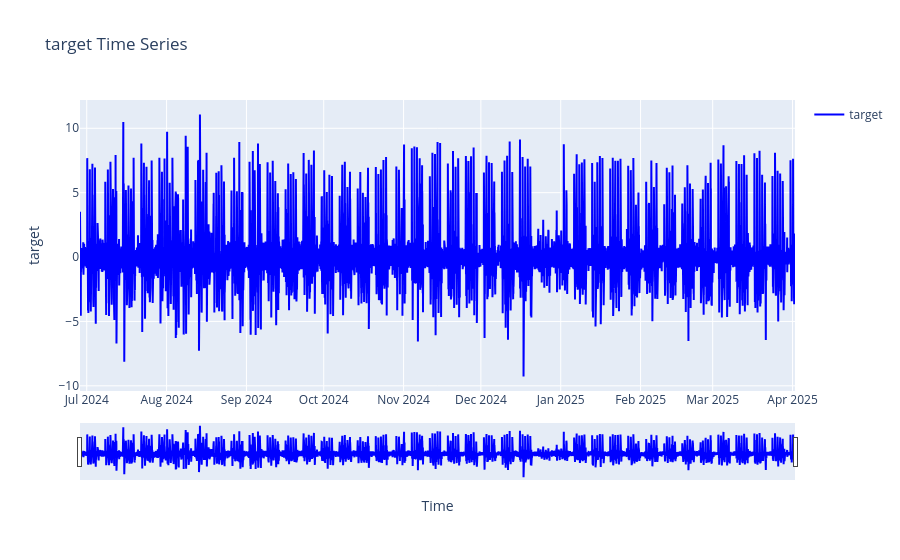
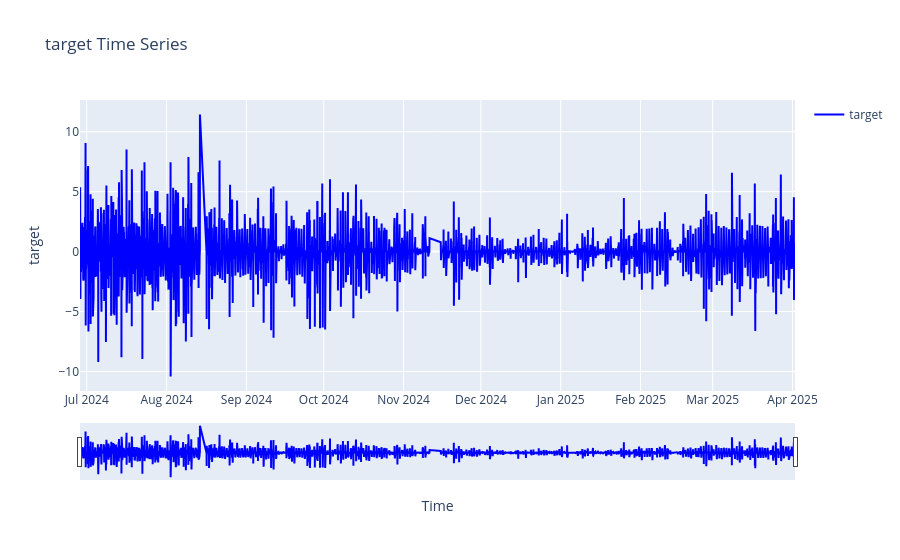
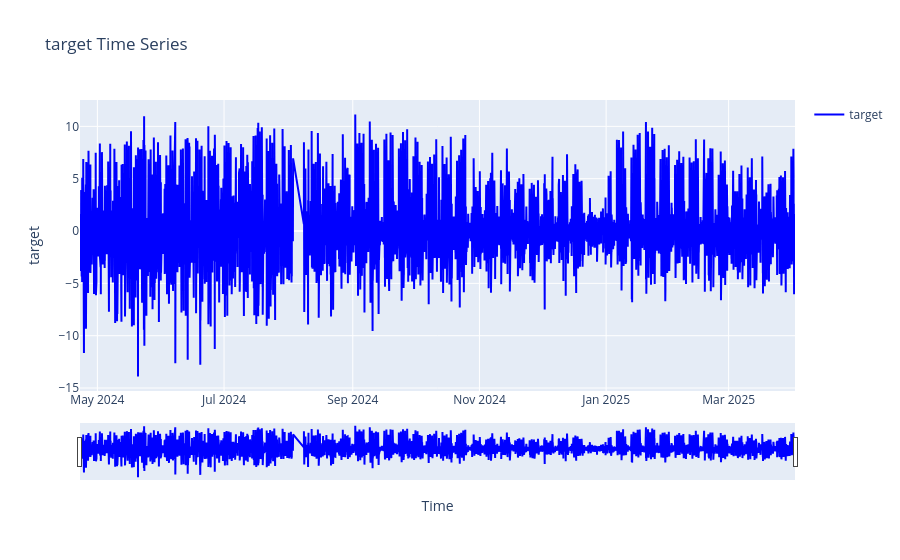
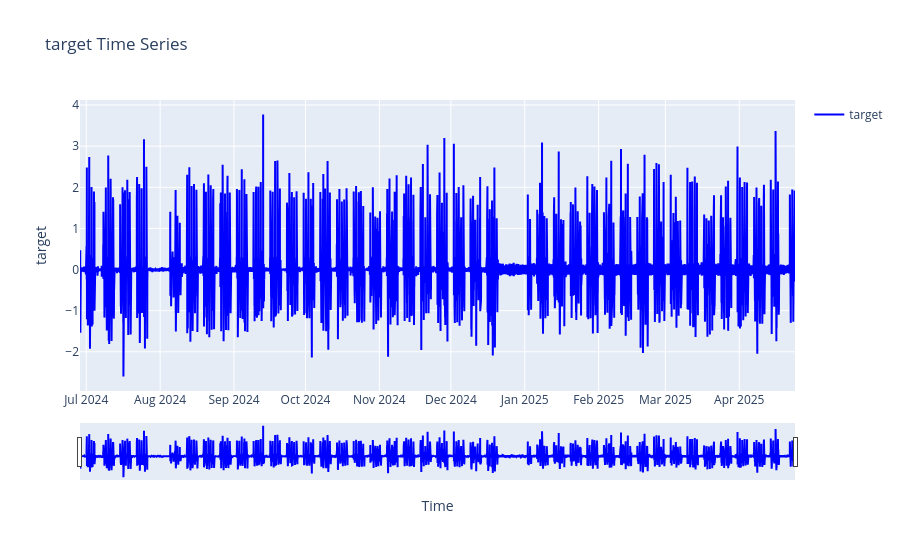

The notebook cell saved with these charts, in order:
### Code cell
import pandas as pd
import matplotlib.pyplot as plt
import plotly.graph_objects as go
import numpy as np
from statsmodels.tsa.seasonal import seasonal_decompose
from statsmodels.graphics.tsaplots import plot_acf, plot_pacf




# Define a function to plot time series with differencing, FFT, ACF, PACF
def plot_time_series_with_differencing_and_fft(df, variable='target', differencing=False, aggregation_period=None):
    """
    Plot the time series of a given variable and perform seasonal decomposition, ACF, PACF, and FFT analysis.
    Also print descriptive statistics and the range of the time variable.
    
    Parameters:
    - df: DataFrame with the time series data
    - variable: Column to plot (e.g., 'target')
    - differencing: If True, apply first differencing to the series
    - aggregation_period: Number of data points per aggregation group (optional)
    """
    # Ensure 'time' is in datetime format
    df['time'] = pd.to_datetime(df['time'], errors='coerce')

    # Handling NaNs by replacing them with the mean of the variable
    mean_value = df[variable].mean()
    df_cleaned = df.copy()
    
    # Identify missing values
    missing_values = df_cleaned[variable].isna()
    
    # Replace NaNs with mean values
    df_cleaned[variable] = df_cleaned[variable].fillna(mean_value)
    
    if differencing:
        # Apply differencing and drop NaN values that result from differencing
        df_cleaned[variable] = df_cleaned[variable].diff().dropna()

    # Drop any remaining NaNs after differencing (if they exist)
    df_cleaned = df_cleaned.dropna(subset=[variable])

    # Aggregation step (if aggregation_period is provided)
    if aggregation_period is not None:
        # Ensure the aggregation is based on the index (or by time if needed)
        df_cleaned = df_cleaned.iloc[:len(df_cleaned) // aggregation_period * aggregation_period]  # Ensure clean grouping
        df_cleaned = df_cleaned.groupby(np.arange(len(df_cleaned)) // aggregation_period).agg({variable: 'mean', 'time': 'first'})

    # Descriptive statistics for the target variable
    print(f"Descriptive statistics for {variable}:")
    print(df_cleaned[variable].describe())
    print(f"Shape of the dataset: {df_cleaned.shape}")
    
    # Minimum and maximum of the time variable
    print(f"Time Range: {df_cleaned['time'].min()} to {df_cleaned['time'].max()}")
    
    # Make sure no NaNs are left before decomposition
    if df_cleaned[variable].isna().sum() > 0:
        print(f"missing values: {df_cleaned[variable].isna().sum()}")
        raise ValueError("There are still missing values in the data after processing!")

    # Plotting time series with Plotly for interactivity
    trace_clean = go.Scatter(x=df_cleaned['time'], y=df_cleaned[variable], mode='lines', name=f'{variable}', line=dict(color='blue'))
    
    # Highlight missing values in red (original data with NaNs)
    trace_missing = go.Scatter(x=df[missing_values]['time'], 
                               y=[mean_value] * missing_values.sum(), 
                               mode='markers', 
                               name='Missing Values', 
                               marker=dict(color='red', size=10, symbol='x'))

    layout = go.Layout(
        title=f'{variable} Time Series',
        xaxis={'title': 'Time'},
        yaxis={'title': variable},
        showlegend=True
    )

    fig = go.Figure(data=[trace_clean, trace_missing], layout=layout)
    fig.update_layout(xaxis_rangeslider_visible=True)  # Adding zoom functionality
    fig.show()

    # Seasonal Decomposition using statsmodels
    decomposition = seasonal_decompose(df_cleaned[variable], model='additive', period=24)
    fig, ax = plt.subplots(4, 1, figsize=(10, 8))
    decomposition.observed.plot(ax=ax[0], title="Observed", color='blue')
    decomposition.trend.plot(ax=ax[1], title="Trend", color='orange')
    decomposition.seasonal.plot(ax=ax[2], title="Seasonal", color='green')
    decomposition.resid.plot(ax=ax[3], title="Residual", color='red')
    plt.tight_layout()
    plt.show()

    # Fourier Transform (FFT)
    signal = df_cleaned[variable]
    fs = 1 / (df_cleaned['time'].diff().dt.total_seconds().mean())  # Sampling frequency based on time diff
    n = len(signal)
    fft_result = np.fft.fft(signal)
    freq = np.fft.fftfreq(n, d=1/fs)
    
    fft_result_shifted = np.fft.fftshift(fft_result)
    freq_shifted = np.fft.fftshift(freq)
    
    plt.figure(figsize=(10, 6))
    plt.plot(freq_shifted[int(n/2):], np.abs(fft_result_shifted[int(n/2):]), label=f"FFT - {variable}")
    plt.xscale("log")
    plt.xlabel("Frequency (Hz)")
    plt.ylabel("Magnitude")
    plt.title(f"Fourier Transform of {variable}")
    plt.grid(True, which="both", linestyle="--", linewidth=0.5)
    plt.legend()
    plt.show()

    # Plot ACF (Auto-Correlation Function)
    plt.figure(figsize=(10, 6))
    plot_acf(df_cleaned[variable], lags=50)
    plt.title(f"ACF of {variable}")
    plt.show()

    # Plot PACF (Partial Auto-Correlation Function)
    plt.figure(figsize=(10, 6))
    plot_pacf(df_cleaned[variable], lags=50)
    plt.title(f"PACF of {variable}")
    plt.show()

# Loop through each time series and plot it individually
for idx, ts in enumerate(all_data, start=1):
    print(f"Processing time series for dataset {idx}")
    plot_time_series_with_differencing_and_fft(ts, variable='target', differencing=True, aggregation_period=3)

### Figure 1 — Plotly figure (JSON) as saved in the notebook; plotly's stock layout.template omitted (floating-point values rounded to 4 significant figures; data arrays with more than 128 entries replaced by an {"elided": "..."} marker saying what was removed)
{"data": [{"line": {"color": "blue"}, "mode": "lines", "name": "target", "type": "scatter", "x": {"elided": "8879 str values"}, "y": {"elided": "8879 float values"}}, {"marker": {"color": "red", "size": 10, "symbol": "x"}, "mode": "markers", "name": "Missing Values", "type": "scatter", "x": [], "y": []}], "layout": {"showlegend": true, "title": {"text": "target Time Series"}, "xaxis": {"rangeslider": {"visible": true}, "title": {"text": "Time"}}, "yaxis": {"title": {"text": "target"}}}}

### Figure 2 — Plotly figure (JSON) as saved in the notebook; plotly's stock layout.template omitted (floating-point values rounded to 4 significant figures; data arrays with more than 128 entries replaced by an {"elided": "..."} marker saying what was removed)
{"data": [{"line": {"color": "blue"}, "mode": "lines", "name": "target", "type": "scatter", "x": {"elided": "8657 str values"}, "y": {"elided": "8657 float values"}}, {"marker": {"color": "red", "size": 10, "symbol": "x"}, "mode": "markers", "name": "Missing Values", "type": "scatter", "x": [], "y": []}], "layout": {"showlegend": true, "title": {"text": "target Time Series"}, "xaxis": {"rangeslider": {"visible": true}, "title": {"text": "Time"}}, "yaxis": {"title": {"text": "target"}}}}

### Figure 3 — Plotly figure (JSON) as saved in the notebook; plotly's stock layout.template omitted (floating-point values rounded to 4 significant figures; data arrays with more than 128 entries replaced by an {"elided": "..."} marker saying what was removed)
{"data": [{"line": {"color": "blue"}, "mode": "lines", "name": "target", "type": "scatter", "x": {"elided": "10851 str values"}, "y": {"elided": "10851 float values"}}, {"marker": {"color": "red", "size": 10, "symbol": "x"}, "mode": "markers", "name": "Missing Values", "type": "scatter", "x": [], "y": []}], "layout": {"showlegend": true, "title": {"text": "target Time Series"}, "xaxis": {"rangeslider": {"visible": true}, "title": {"text": "Time"}}, "yaxis": {"title": {"text": "target"}}}}

### Figure 4 — Plotly figure (JSON) as saved in the notebook; plotly's stock layout.template omitted (floating-point values rounded to 4 significant figures; data arrays with more than 128 entries replaced by an {"elided": "..."} marker saying what was removed)
{"data": [{"line": {"color": "blue"}, "mode": "lines", "name": "target", "type": "scatter", "x": {"elided": "9601 str values"}, "y": {"elided": "9601 float values"}}, {"marker": {"color": "red", "size": 10, "symbol": "x"}, "mode": "markers", "name": "Missing Values", "type": "scatter", "x": [], "y": []}], "layout": {"showlegend": true, "title": {"text": "target Time Series"}, "xaxis": {"rangeslider": {"visible": true}, "title": {"text": "Time"}}, "yaxis": {"title": {"text": "target"}}}}
